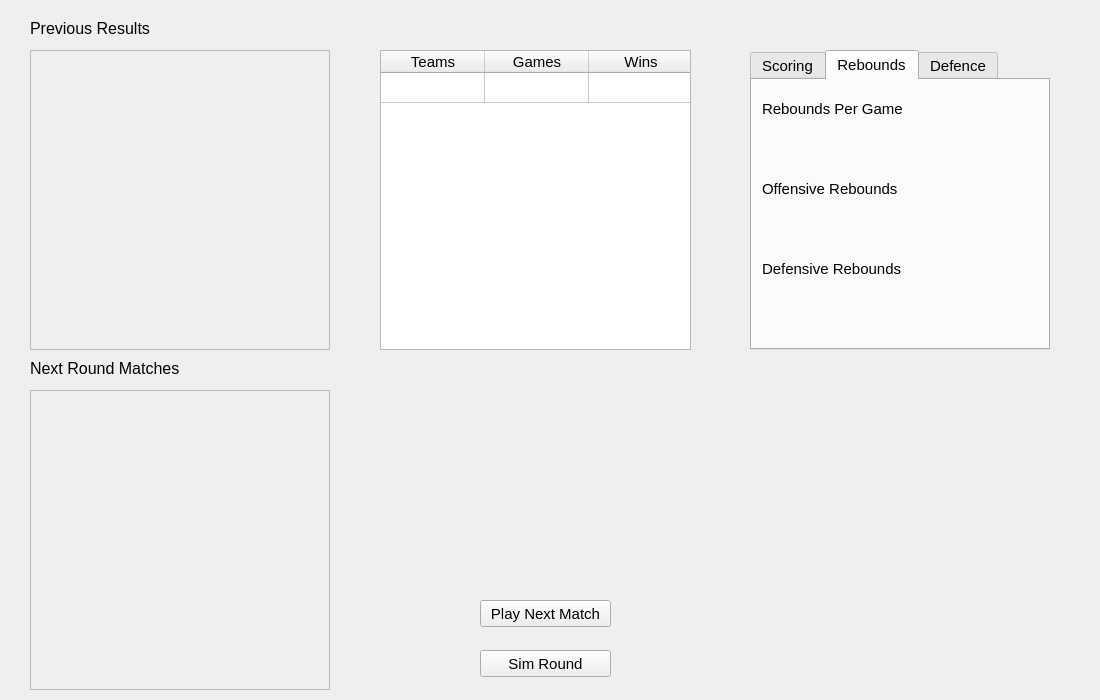
<?xml version="1.0" encoding="UTF-8"?>
<ui version="4.0">
 <class>LeagueScreen</class>
 <widget class="QWidget" name="LeagueScreen">
  <property name="geometry">
   <rect>
    <x>0</x>
    <y>0</y>
    <width>1100</width>
    <height>700</height>
   </rect>
  </property>
  <property name="font">
   <font>
    <pointsize>11</pointsize>
   </font>
  </property>
  <property name="windowTitle">
   <string>Form</string>
  </property>
  <widget class="QStackedWidget" name="stackedWidget">
   <property name="geometry">
    <rect>
     <x>0</x>
     <y>0</y>
     <width>1100</width>
     <height>700</height>
    </rect>
   </property>
   <widget class="QWidget" name="LeagueMenu">
    <widget class="QPushButton" name="playLeagueMatch">
     <property name="geometry">
      <rect>
       <x>480</x>
       <y>600</y>
       <width>131</width>
       <height>27</height>
      </rect>
     </property>
     <property name="text">
      <string>Play Next Match</string>
     </property>
    </widget>
    <widget class="QLabel" name="nextMatches">
     <property name="geometry">
      <rect>
       <x>30</x>
       <y>390</y>
       <width>300</width>
       <height>300</height>
      </rect>
     </property>
     <property name="font">
      <font>
       <pointsize>16</pointsize>
      </font>
     </property>
     <property name="frameShape">
      <enum>QFrame::StyledPanel</enum>
     </property>
     <property name="frameShadow">
      <enum>QFrame::Sunken</enum>
     </property>
     <property name="text">
      <string/>
     </property>
     <property name="alignment">
      <set>Qt::AlignLeading|Qt::AlignLeft|Qt::AlignTop</set>
     </property>
    </widget>
    <widget class="QLabel" name="label_2">
     <property name="geometry">
      <rect>
       <x>30</x>
       <y>20</y>
       <width>171</width>
       <height>17</height>
      </rect>
     </property>
     <property name="font">
      <font>
       <pointsize>12</pointsize>
      </font>
     </property>
     <property name="text">
      <string>Previous Results</string>
     </property>
    </widget>
    <widget class="QLabel" name="label">
     <property name="geometry">
      <rect>
       <x>30</x>
       <y>360</y>
       <width>231</width>
       <height>17</height>
      </rect>
     </property>
     <property name="font">
      <font>
       <pointsize>12</pointsize>
      </font>
     </property>
     <property name="text">
      <string>Next Round Matches</string>
     </property>
    </widget>
    <widget class="QPushButton" name="simRound">
     <property name="geometry">
      <rect>
       <x>480</x>
       <y>650</y>
       <width>131</width>
       <height>27</height>
      </rect>
     </property>
     <property name="text">
      <string>Sim Round</string>
     </property>
    </widget>
    <widget class="QTableWidget" name="standings">
     <property name="geometry">
      <rect>
       <x>380</x>
       <y>50</y>
       <width>311</width>
       <height>300</height>
      </rect>
     </property>
     <property name="verticalScrollBarPolicy">
      <enum>Qt::ScrollBarAlwaysOff</enum>
     </property>
     <property name="horizontalScrollBarPolicy">
      <enum>Qt::ScrollBarAlwaysOff</enum>
     </property>
     <property name="showGrid">
      <bool>true</bool>
     </property>
     <property name="rowCount">
      <number>1</number>
     </property>
     <property name="columnCount">
      <number>3</number>
     </property>
     <attribute name="horizontalHeaderDefaultSectionSize">
      <number>104</number>
     </attribute>
     <attribute name="verticalHeaderVisible">
      <bool>false</bool>
     </attribute>
     <row/>
     <column>
      <property name="text">
       <string>Teams</string>
      </property>
     </column>
     <column>
      <property name="text">
       <string>Games</string>
      </property>
     </column>
     <column>
      <property name="text">
       <string>Wins</string>
      </property>
     </column>
    </widget>
    <widget class="QLabel" name="previousMatches">
     <property name="geometry">
      <rect>
       <x>30</x>
       <y>50</y>
       <width>300</width>
       <height>300</height>
      </rect>
     </property>
     <property name="font">
      <font>
       <pointsize>16</pointsize>
      </font>
     </property>
     <property name="frameShape">
      <enum>QFrame::StyledPanel</enum>
     </property>
     <property name="frameShadow">
      <enum>QFrame::Sunken</enum>
     </property>
     <property name="text">
      <string/>
     </property>
     <property name="alignment">
      <set>Qt::AlignLeading|Qt::AlignLeft|Qt::AlignTop</set>
     </property>
    </widget>
    <widget class="QTabWidget" name="StatsLeaders">
     <property name="geometry">
      <rect>
       <x>750</x>
       <y>50</y>
       <width>300</width>
       <height>300</height>
      </rect>
     </property>
     <property name="currentIndex">
      <number>1</number>
     </property>
     <widget class="QWidget" name="tab">
      <attribute name="title">
       <string>Scoring</string>
      </attribute>
      <widget class="QLabel" name="label_3">
       <property name="geometry">
        <rect>
         <x>10</x>
         <y>20</y>
         <width>111</width>
         <height>17</height>
        </rect>
       </property>
       <property name="text">
        <string>Points Per Game</string>
       </property>
      </widget>
      <widget class="QLabel" name="ppgLeader">
       <property name="geometry">
        <rect>
         <x>10</x>
         <y>60</y>
         <width>231</width>
         <height>17</height>
        </rect>
       </property>
       <property name="text">
        <string/>
       </property>
      </widget>
      <widget class="QLabel" name="label_5">
       <property name="geometry">
        <rect>
         <x>10</x>
         <y>100</y>
         <width>111</width>
         <height>17</height>
        </rect>
       </property>
       <property name="text">
        <string>Three Point %</string>
       </property>
      </widget>
      <widget class="QLabel" name="label_6">
       <property name="geometry">
        <rect>
         <x>10</x>
         <y>180</y>
         <width>91</width>
         <height>17</height>
        </rect>
       </property>
       <property name="text">
        <string>Field Goal %</string>
       </property>
      </widget>
      <widget class="QLabel" name="tppcLeader">
       <property name="geometry">
        <rect>
         <x>10</x>
         <y>140</y>
         <width>231</width>
         <height>17</height>
        </rect>
       </property>
       <property name="text">
        <string/>
       </property>
      </widget>
      <widget class="QLabel" name="fgpcLeader">
       <property name="geometry">
        <rect>
         <x>10</x>
         <y>220</y>
         <width>231</width>
         <height>17</height>
        </rect>
       </property>
       <property name="text">
        <string/>
       </property>
      </widget>
     </widget>
     <widget class="QWidget" name="tab_2">
      <attribute name="title">
       <string>Rebounds</string>
      </attribute>
      <widget class="QLabel" name="drebLeader">
       <property name="geometry">
        <rect>
         <x>10</x>
         <y>220</y>
         <width>231</width>
         <height>17</height>
        </rect>
       </property>
       <property name="text">
        <string/>
       </property>
      </widget>
      <widget class="QLabel" name="label_4">
       <property name="geometry">
        <rect>
         <x>10</x>
         <y>20</y>
         <width>141</width>
         <height>17</height>
        </rect>
       </property>
       <property name="text">
        <string>Rebounds Per Game</string>
       </property>
      </widget>
      <widget class="QLabel" name="label_7">
       <property name="geometry">
        <rect>
         <x>10</x>
         <y>100</y>
         <width>151</width>
         <height>17</height>
        </rect>
       </property>
       <property name="text">
        <string>Offensive Rebounds</string>
       </property>
      </widget>
      <widget class="QLabel" name="orebLeader">
       <property name="geometry">
        <rect>
         <x>10</x>
         <y>140</y>
         <width>231</width>
         <height>17</height>
        </rect>
       </property>
       <property name="text">
        <string/>
       </property>
      </widget>
      <widget class="QLabel" name="rebLeader">
       <property name="geometry">
        <rect>
         <x>10</x>
         <y>60</y>
         <width>231</width>
         <height>17</height>
        </rect>
       </property>
       <property name="text">
        <string/>
       </property>
      </widget>
      <widget class="QLabel" name="label_8">
       <property name="geometry">
        <rect>
         <x>10</x>
         <y>180</y>
         <width>151</width>
         <height>17</height>
        </rect>
       </property>
       <property name="text">
        <string>Defensive Rebounds</string>
       </property>
      </widget>
     </widget>
     <widget class="QWidget" name="tab_3">
      <attribute name="title">
       <string>Defence</string>
      </attribute>
     </widget>
    </widget>
   </widget>
   <widget class="MatchScreen" name="MatchWidget"/>
   <widget class="QWidget" name="PostGame">
    <widget class="QTableWidget" name="statsOne">
     <property name="geometry">
      <rect>
       <x>110</x>
       <y>100</y>
       <width>381</width>
       <height>441</height>
      </rect>
     </property>
     <property name="verticalScrollBarPolicy">
      <enum>Qt::ScrollBarAlwaysOff</enum>
     </property>
     <property name="horizontalScrollBarPolicy">
      <enum>Qt::ScrollBarAlwaysOff</enum>
     </property>
     <property name="rowCount">
      <number>11</number>
     </property>
     <property name="columnCount">
      <number>10</number>
     </property>
     <attribute name="horizontalHeaderVisible">
      <bool>false</bool>
     </attribute>
     <attribute name="horizontalHeaderDefaultSectionSize">
      <number>45</number>
     </attribute>
     <attribute name="verticalHeaderVisible">
      <bool>false</bool>
     </attribute>
     <attribute name="verticalHeaderDefaultSectionSize">
      <number>40</number>
     </attribute>
     <row/>
     <row/>
     <row/>
     <row/>
     <row/>
     <row/>
     <row/>
     <row/>
     <row/>
     <row/>
     <row/>
     <column/>
     <column/>
     <column/>
     <column/>
     <column/>
     <column/>
     <column/>
     <column/>
     <column/>
     <column/>
    </widget>
    <widget class="QListWidget" name="playersOne">
     <property name="geometry">
      <rect>
       <x>20</x>
       <y>100</y>
       <width>81</width>
       <height>441</height>
      </rect>
     </property>
    </widget>
    <widget class="QListWidget" name="playersTwo">
     <property name="geometry">
      <rect>
       <x>510</x>
       <y>100</y>
       <width>81</width>
       <height>441</height>
      </rect>
     </property>
    </widget>
    <widget class="QTableWidget" name="statsTwo">
     <property name="geometry">
      <rect>
       <x>600</x>
       <y>100</y>
       <width>451</width>
       <height>441</height>
      </rect>
     </property>
     <property name="verticalScrollBarPolicy">
      <enum>Qt::ScrollBarAlwaysOff</enum>
     </property>
     <property name="horizontalScrollBarPolicy">
      <enum>Qt::ScrollBarAlwaysOff</enum>
     </property>
     <property name="sortingEnabled">
      <bool>false</bool>
     </property>
     <property name="rowCount">
      <number>11</number>
     </property>
     <property name="columnCount">
      <number>10</number>
     </property>
     <attribute name="horizontalHeaderVisible">
      <bool>false</bool>
     </attribute>
     <attribute name="horizontalHeaderDefaultSectionSize">
      <number>45</number>
     </attribute>
     <attribute name="horizontalHeaderMinimumSectionSize">
      <number>45</number>
     </attribute>
     <attribute name="verticalHeaderVisible">
      <bool>false</bool>
     </attribute>
     <attribute name="verticalHeaderDefaultSectionSize">
      <number>40</number>
     </attribute>
     <row/>
     <row/>
     <row/>
     <row/>
     <row/>
     <row/>
     <row/>
     <row/>
     <row/>
     <row/>
     <row/>
     <column/>
     <column/>
     <column/>
     <column/>
     <column/>
     <column/>
     <column/>
     <column/>
     <column/>
     <column/>
    </widget>
    <widget class="QLCDNumber" name="ScoreOne">
     <property name="geometry">
      <rect>
       <x>400</x>
       <y>30</y>
       <width>71</width>
       <height>51</height>
      </rect>
     </property>
    </widget>
    <widget class="QLCDNumber" name="ScoreTwo">
     <property name="geometry">
      <rect>
       <x>560</x>
       <y>30</y>
       <width>71</width>
       <height>51</height>
      </rect>
     </property>
    </widget>
    <widget class="QPushButton" name="leaveGame">
     <property name="geometry">
      <rect>
       <x>30</x>
       <y>40</y>
       <width>99</width>
       <height>27</height>
      </rect>
     </property>
     <property name="text">
      <string>LeaveGame</string>
     </property>
    </widget>
   </widget>
  </widget>
 </widget>
 <customwidgets>
  <customwidget>
   <class>MatchScreen</class>
   <extends>QWidget</extends>
   <header>MatchScreen.h</header>
   <container>1</container>
  </customwidget>
 </customwidgets>
 <resources/>
 <connections/>
</ui>
